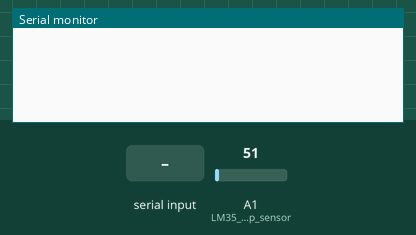
The sketch below on a simulated Arduino Uno, built with avr-gcc and run on an emulated ATmega328P. Parts: the last lines printed to the serial monitor. The inputs (shaded band) are chosen by the test bench; at power-on: A1 (LM35_temp_sensor) = 51.

Above: at 1.2 s.
1.3 s: "S\n" received over Serial
At 2.5 s:
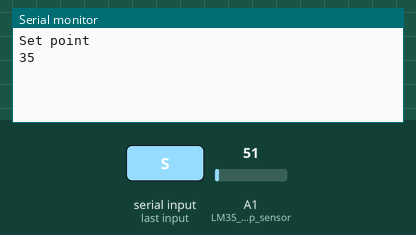
2.8 s: byte 116 ('t') received over Serial
At 3.9 s:
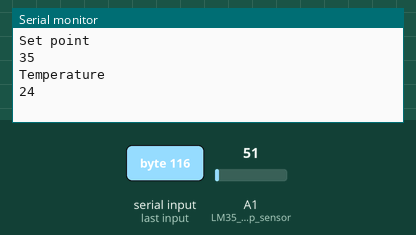
4.3 s: byte 112 ('p') received over Serial
At 5.1 s:
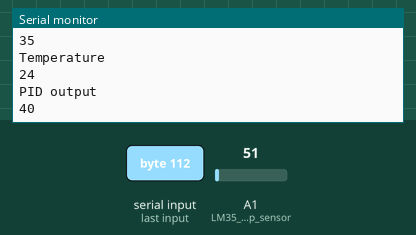
5.8 s: byte 104 ('h') received over Serial
At 6.4 s:
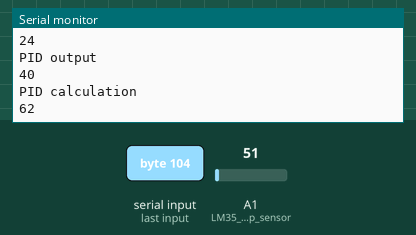
7.3 s: "90,45\n" received over Serial
At 8.3 s:
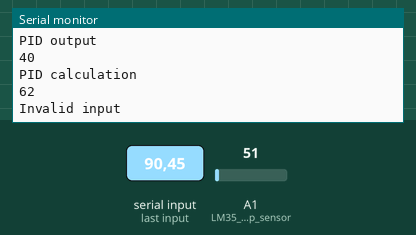
Timing chart, 0 to 9.8 s (numbered marks = the images above; inputs shaded):
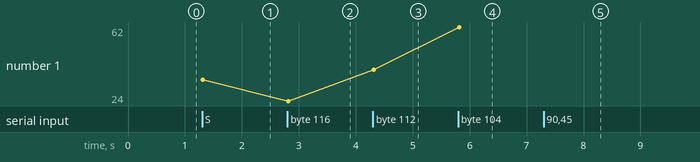

The sketch:

PID2.ino
```cpp
//Includes
//**************************************************
#include <math.h>
#include <stdio.h>
//**************************************************

//Pin naming
//**************************************************
int LM35_temp_sensor = A1; //Analog input from LM35 sensor
//int PT100_temp_sensor = A0; //Analog input from PT100 sensor
int SSR_heater      = 11;  //Digital output for SSR
//int heater = 13;
//**************************************************

//Variables
//**************************************************
int temp_set    = 0;  //Desired temperature
int temp        = 0;  //Actual temperature
int PID_signal  = 0;  //The output from the PID controller
double out_min;
double out_max;
//**************************************************

//Variables for the PID
//**************************************************
unsigned long last_time;
int sample_time = 1000;
unsigned long NOW;
double input;
double output;
double set_point;
double err_sum;
double last_err;
double time_change;
double error;
double d_err;
double i_term;

//controller gains
double kp;
double ki;
double kd;
//*************************************************
//du er simpelthen bare så sød og dejlig!
//For serial sommunication
//*************************************************
int serial_input = 0;
char serial_byte_in;
char temporary = 'f';
//*************************************************

//Setup loop
//*************************************************
void setup() {
//Serial setup
Serial.begin(9600);

//Pin setup
pinMode(LM35_temp_sensor, INPUT); //Configure A1 to analog input for temp sensor
//pinMode(PT100_temp_sensor, INPUT); //Configure A0 to analog input for temp sensor
pinMode(SSR_heater, OUTPUT); //Configure D11 to PWM output
//pinMode(heater, OUTPUT); //Configure D13 to digital output

//PID gains
tuning(2, 2, 2);    //PID gains for regulator function

//Max - Min output parameters
output_limit(100, 0); //First max output, second min output
}
//*************************************************

//Super loop
//*************************************************
void loop() {
  serial_in();    //Seriel communication (input numbers defines temperature setpoint, input 't' returns actual temperature

  temp_read();    //PT100 temperature probe reading and converstion to celsius
                  //Hej min elskede - jeg synes du er rigtig dejlig
  regulator();

  heat();
}
//*************************************************

void serial_in(){
  if(Serial.available() > 0){
    serial_input = 0;

    while(1){
      serial_byte_in = Serial.read();

      if(serial_byte_in == '\n'){
        break;
      }
      if(serial_byte_in == -1){
        continue;
      }
      if(serial_byte_in == 't'){ //Input 't', actual temperature is written to the serial port
        serial_out('T', temp);
        break;
      }
      if(serial_byte_in == 'p'){  //Input 'p', the state of the PID_signal is written to the serial port
        serial_out('P', PID_signal);
        break;
      }
      if(serial_byte_in == 'h'){  //Input 'h', the actual state of the PID output is written to the serial port
        serial_out('H', output);
        break;
      }
      if(serial_byte_in =='s'){ //Input 's', the setpint is written to the serial port
        serial_out('S', temp_set);
      }
      else{
        serial_input = serial_input * 10;
        serial_input = ((serial_byte_in - 48) + serial_input);
        temporary = 't';
      }
    }

    if(temporary == 't'){
      if(serial_input < 101){
        temp_set = serial_input;
        serial_out('S', temp_set);
      }
      else{
        Serial.println("Invalid input");
      }
      temporary = 'f';
    }
  }
}

void serial_out(char C, int I){
  if(C == 'T'){
    Serial.println("Temperature");
    Serial.println(I);
  }
  if(C == 'S'){
    Serial.println("Set point");
    Serial.println(I);
  }
  if(C == 'P'){
    Serial.println("PID output");
    Serial.println(I);
  }
  if(C == 'H'){
    Serial.println("PID calculation");
    Serial.println(I);
  }
}

void temp_read(){
//LM35 temperature probe
  temp = (analogRead(LM35_temp_sensor)*0.48828125);

//PT100 temperature probe
  //temp = (analogRead(PT100_temp_sensor));
}

void regulator(){
    NOW = millis();

    time_change = (double)(NOW - last_time);

    if(time_change >= sample_time){

      //Error for propotional
      //error = set_point - input;
      error = (double)temp_set - temp;

      //Error for integrator
      err_sum = err_sum + error;
      if(error == 0){
        err_sum = 0;
      }
      if(err_sum < -100){
        err_sum = -100;
      }
      if(err_sum > 100){
        err_sum = 100;
      }

      //Error for derivative
      d_err = error - last_err;

      //Anti-windup
      i_term = err_sum * ki;
      if(i_term > out_max){
        i_term = out_max;
      }
      if(i_term < out_min){
        i_term = out_min;
      }

      //Output
      output = ((kp * error)+i_term+(kd*d_err));

      //Update variables
      last_err = error;
      last_time = NOW;

      //Saturation
      if(output < out_min){
        //output = 0;
        PID_signal = 0;
      }else if(output > out_max){
         //output = 100;
        PID_signal = 100;
      }else {
        //PID_signal = (double)output;
        PID_signal = (int)output;
      }
    }
}

void heat(){
//PWM output for Solid-State relay
  analogWrite(SSR_heater, PID_signal);

//Output for Standard relay
//  if(PID_signal == 100 && temp_set != 0){
//    digitalWrite(heater, HIGH);
//  }
//  else{
//    digitalWrite(heater, LOW);
//  }
}

void tuning(double Kp, double Ki, double Kd){
    kp = Kp;
    ki = Ki;
    kd = Kd;
}

void output_limit(double outmax, double outmin){
  out_max = outmax;
  out_min = outmin;
}
```

Measured:
- after the input at 1.3 s, the serial monitor: prints a new line at once (image 1)
- after the input at 2.8 s, the serial monitor: prints a new line at once (image 2)
- after the input at 4.3 s, the serial monitor: prints a new line at once (image 3)
- after the input at 5.8 s, the serial monitor: prints a new line at once (image 4)
- after the input at 7.3 s, the serial monitor: prints a new line at once (image 5)
- plotted number 1: 35 → 24 after the input at 2.8 s, 24 → 40 after the input at 4.3 s, 40 → 62 after the input at 5.8 s
